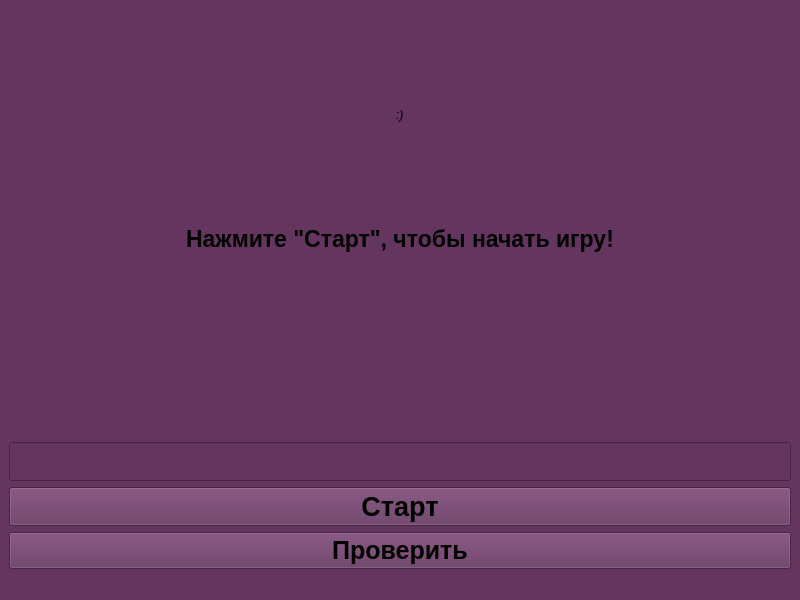
<?xml version="1.0" encoding="UTF-8"?>
<ui version="4.0">
 <class>MainWindow</class>
 <widget class="QMainWindow" name="MainWindow">
  <property name="geometry">
   <rect>
    <x>0</x>
    <y>0</y>
    <width>800</width>
    <height>600</height>
   </rect>
  </property>
  <property name="font">
   <font>
    <pointsize>18</pointsize>
    <bold>true</bold>
   </font>
  </property>
  <property name="cursor">
   <cursorShape>ArrowCursor</cursorShape>
  </property>
  <property name="windowTitle">
   <string>Game-test memory</string>
  </property>
  <property name="styleSheet">
   <string notr="true">background-color: rgb(100, 53, 95)</string>
  </property>
  <widget class="QWidget" name="centralwidget">
   <layout class="QGridLayout" name="gridLayout">
    <item row="3" column="0">
     <widget class="QLineEdit" name="lineEdit">
      <property name="font">
       <font>
        <pointsize>20</pointsize>
        <bold>false</bold>
       </font>
      </property>
     </widget>
    </item>
    <item row="4" column="0">
     <widget class="QPushButton" name="startButton">
      <property name="font">
       <font>
        <pointsize>20</pointsize>
        <bold>true</bold>
       </font>
      </property>
      <property name="text">
       <string>Старт</string>
      </property>
     </widget>
    </item>
    <item row="1" column="0" alignment="Qt::AlignmentFlag::AlignTop">
     <widget class="QLabel" name="centretext">
      <property name="font">
       <font>
        <pointsize>17</pointsize>
        <bold>true</bold>
       </font>
      </property>
      <property name="text">
       <string>Нажмите &quot;Старт&quot;, чтобы начать игру!</string>
      </property>
      <property name="alignment">
       <set>Qt::AlignmentFlag::AlignCenter</set>
      </property>
     </widget>
    </item>
    <item row="5" column="0">
     <widget class="QPushButton" name="checkButton">
      <property name="font">
       <font>
        <pointsize>19</pointsize>
        <bold>true</bold>
       </font>
      </property>
      <property name="text">
       <string>Проверить</string>
      </property>
     </widget>
    </item>
    <item row="0" column="0" alignment="Qt::AlignmentFlag::AlignHCenter">
     <widget class="QLabel" name="textWinLose">
      <property name="font">
       <font>
        <pointsize>9</pointsize>
        <italic>true</italic>
        <bold>false</bold>
        <underline>false</underline>
       </font>
      </property>
      <property name="text">
       <string>:)</string>
      </property>
     </widget>
    </item>
   </layout>
  </widget>
  <widget class="QStatusBar" name="statusbar"/>
 </widget>
 <resources/>
 <connections/>
</ui>
